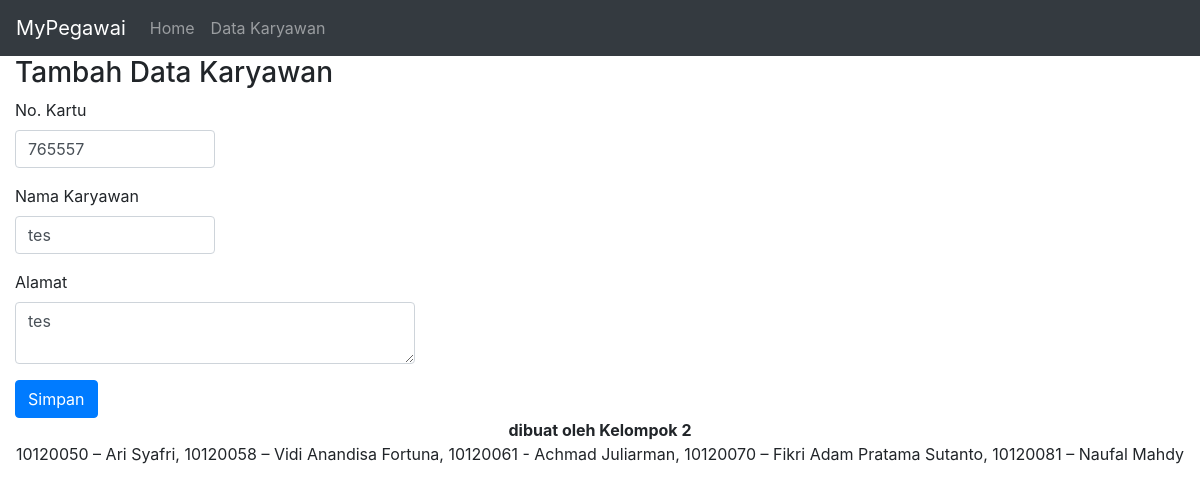
The app's page /edit.php?id=4 with its own data.
### tables this page shows
CREATE TABLE `karyawan` (
  `id` int(11) NOT NULL,
  `nokartu` varchar(30) NOT NULL,
  `nama` varchar(50) NOT NULL,
  `alamat` varchar(100) NOT NULL
);

### edit.php (the view, shortened to what this page needs)
<?php
    include "koneksi.php";
    $id = $_GET['id'];
    $cari = mysqli_query($konek, "SELECT * FROM karyawan WHERE id = '$id'");
    $hasil = mysqli_fetch_array($cari);
?>
<!DOCTYPE html>
<html>
    <head>
        <?php include "header.php"; ?>
    </head>
    <body>
        <?php include "menu.php"; ?>
        <div class="container-fluid">
            <h3>Tambah Data Karyawan</h3>
            <form method="POST">
                <div class="form-group">
                    <label>No. Kartu</label>
                    <input type="text" name="nokartu" id="nokartu" placeholder="no kartu RFID" class="form-control" style="width:200px" value="<?= $hasil['nokartu']; ?>">
                </div>
                <div class="form-group">
                    <label>Nama Karyawan</label>
                    <input type="text" name="nama" id="nama" placeholder="nama karyawan" class="form-control" style="width:200px" value="<?= $hasil['nama']; ?>">
                </div>
                <div class="form-group">
                    <label>Alamat</label>
                    <textarea type="text" name="alamat" id="alamat" placeholder="alamat karyawan" class="form-control" style="width:400px"><?= $hasil['alamat']; ?></textarea>
                </div>
                <button class="btn btn-primary" name="btnSimpan" id="btnSimpan">Simpan</button>
            </form>
        </div>
        <?php include "footer.php"; ?>
    </body>
</html>

### records on screen
karyawan: nokartu "765557", nama "tes", alamat "tes"
